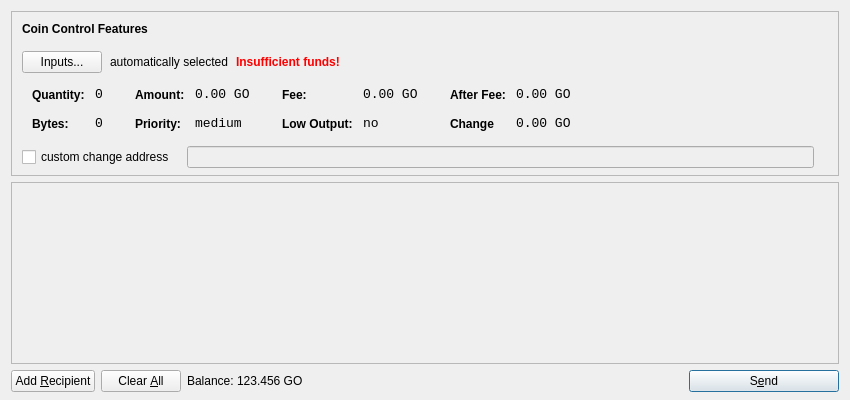
<?xml version="1.0" encoding="UTF-8"?>
<ui version="4.0">
 <class>SendCoinsDialog</class>
 <widget class="QDialog" name="SendCoinsDialog">
  <property name="geometry">
   <rect>
    <x>0</x>
    <y>0</y>
    <width>850</width>
    <height>400</height>
   </rect>
  </property>
  <property name="windowTitle">
   <string>Send Coins</string>
  </property>
  <layout class="QVBoxLayout" name="verticalLayout" stretch="0,1,0">
   <property name="bottomMargin">
    <number>8</number>
   </property>
   <item>
    <widget class="QFrame" name="frameCoinControl">
     <property name="sizePolicy">
      <sizepolicy hsizetype="Expanding" vsizetype="Expanding">
       <horstretch>0</horstretch>
       <verstretch>0</verstretch>
      </sizepolicy>
     </property>
     <property name="maximumSize">
      <size>
       <width>16777215</width>
       <height>16777215</height>
      </size>
     </property>
     <property name="frameShape">
      <enum>QFrame::StyledPanel</enum>
     </property>
     <property name="frameShadow">
      <enum>QFrame::Sunken</enum>
     </property>
     <layout class="QVBoxLayout" name="verticalLayoutCoinControl2">
      <property name="spacing">
       <number>-1</number>
      </property>
      <property name="leftMargin">
       <number>0</number>
      </property>
      <property name="topMargin">
       <number>0</number>
      </property>
      <property name="rightMargin">
       <number>0</number>
      </property>
      <property name="bottomMargin">
       <number>6</number>
      </property>
      <item>
       <layout class="QVBoxLayout" name="verticalLayoutCoinControl" stretch="0,0,0,0,1">
        <property name="spacing">
         <number>0</number>
        </property>
        <property name="leftMargin">
         <number>10</number>
        </property>
        <property name="topMargin">
         <number>10</number>
        </property>
        <item>
         <layout class="QHBoxLayout" name="horizontalLayoutCoinControl1">
          <property name="bottomMargin">
           <number>15</number>
          </property>
          <item>
           <widget class="QLabel" name="labelCoinControlFeatures">
            <property name="sizePolicy">
             <sizepolicy hsizetype="Preferred" vsizetype="Maximum">
              <horstretch>0</horstretch>
              <verstretch>0</verstretch>
             </sizepolicy>
            </property>
            <property name="font">
             <font>
              <weight>75</weight>
              <bold>true</bold>
             </font>
            </property>
            <property name="styleSheet">
             <string notr="true">font-weight:bold;</string>
            </property>
            <property name="text">
             <string>Coin Control Features</string>
            </property>
           </widget>
          </item>
         </layout>
        </item>
        <item>
         <layout class="QHBoxLayout" name="horizontalLayoutCoinControl2" stretch="0,0,0,0">
          <property name="spacing">
           <number>8</number>
          </property>
          <property name="bottomMargin">
           <number>10</number>
          </property>
          <item>
           <widget class="QPushButton" name="pushButtonCoinControl">
            <property name="styleSheet">
             <string notr="true"/>
            </property>
            <property name="text">
             <string>Inputs...</string>
            </property>
           </widget>
          </item>
          <item>
           <widget class="QLabel" name="labelCoinControlAutomaticallySelected">
            <property name="text">
             <string>automatically selected</string>
            </property>
            <property name="margin">
             <number>5</number>
            </property>
           </widget>
          </item>
          <item>
           <widget class="QLabel" name="labelCoinControlInsuffFunds">
            <property name="font">
             <font>
              <weight>75</weight>
              <bold>true</bold>
             </font>
            </property>
            <property name="styleSheet">
             <string notr="true">color:red;font-weight:bold;</string>
            </property>
            <property name="text">
             <string>Insufficient funds!</string>
            </property>
            <property name="margin">
             <number>5</number>
            </property>
           </widget>
          </item>
          <item>
           <spacer name="horizontalSpacerCoinControl">
            <property name="orientation">
             <enum>Qt::Horizontal</enum>
            </property>
            <property name="sizeHint" stdset="0">
             <size>
              <width>40</width>
              <height>1</height>
             </size>
            </property>
           </spacer>
          </item>
         </layout>
        </item>
        <item>
         <widget class="QWidget" name="widgetCoinControl" native="true">
          <property name="sizePolicy">
           <sizepolicy hsizetype="Preferred" vsizetype="Preferred">
            <horstretch>0</horstretch>
            <verstretch>0</verstretch>
           </sizepolicy>
          </property>
          <property name="minimumSize">
           <size>
            <width>0</width>
            <height>0</height>
           </size>
          </property>
          <property name="styleSheet">
           <string notr="true"/>
          </property>
          <layout class="QHBoxLayout" name="horizontalLayoutCoinControl5">
           <property name="margin">
            <number>0</number>
           </property>
           <item>
            <layout class="QHBoxLayout" name="horizontalLayoutCoinControl3" stretch="0,0,0,1">
             <property name="spacing">
              <number>20</number>
             </property>
             <property name="topMargin">
              <number>0</number>
             </property>
             <property name="bottomMargin">
              <number>10</number>
             </property>
             <item>
              <layout class="QFormLayout" name="formLayoutCoinControl1">
               <property name="horizontalSpacing">
                <number>10</number>
               </property>
               <property name="verticalSpacing">
                <number>14</number>
               </property>
               <property name="leftMargin">
                <number>10</number>
               </property>
               <property name="topMargin">
                <number>4</number>
               </property>
               <property name="rightMargin">
                <number>6</number>
               </property>
               <item row="0" column="0">
                <widget class="QLabel" name="labelCoinControlQuantityText">
                 <property name="styleSheet">
                  <string notr="true">font-weight:bold;</string>
                 </property>
                 <property name="text">
                  <string>Quantity:</string>
                 </property>
                 <property name="margin">
                  <number>0</number>
                 </property>
                </widget>
               </item>
               <item row="0" column="1">
                <widget class="QLabel" name="labelCoinControlQuantity">
                 <property name="font">
                  <font>
                   <family>Monospace</family>
                   <pointsize>10</pointsize>
                  </font>
                 </property>
                 <property name="cursor">
                  <cursorShape>IBeamCursor</cursorShape>
                 </property>
                 <property name="contextMenuPolicy">
                  <enum>Qt::ActionsContextMenu</enum>
                 </property>
                 <property name="text">
                  <string>0</string>
                 </property>
                 <property name="margin">
                  <number>0</number>
                 </property>
                 <property name="textInteractionFlags">
                  <set>Qt::LinksAccessibleByMouse|Qt::TextSelectableByKeyboard|Qt::TextSelectableByMouse</set>
                 </property>
                </widget>
               </item>
               <item row="1" column="0">
                <widget class="QLabel" name="labelCoinControlBytesText">
                 <property name="styleSheet">
                  <string notr="true">font-weight:bold;</string>
                 </property>
                 <property name="text">
                  <string>Bytes:</string>
                 </property>
                </widget>
               </item>
               <item row="1" column="1">
                <widget class="QLabel" name="labelCoinControlBytes">
                 <property name="font">
                  <font>
                   <family>Monospace</family>
                   <pointsize>10</pointsize>
                  </font>
                 </property>
                 <property name="cursor">
                  <cursorShape>IBeamCursor</cursorShape>
                 </property>
                 <property name="contextMenuPolicy">
                  <enum>Qt::ActionsContextMenu</enum>
                 </property>
                 <property name="text">
                  <string>0</string>
                 </property>
                 <property name="textInteractionFlags">
                  <set>Qt::LinksAccessibleByMouse|Qt::TextSelectableByKeyboard|Qt::TextSelectableByMouse</set>
                 </property>
                </widget>
               </item>
              </layout>
             </item>
             <item>
              <layout class="QFormLayout" name="formLayoutCoinControl2">
               <property name="horizontalSpacing">
                <number>10</number>
               </property>
               <property name="verticalSpacing">
                <number>14</number>
               </property>
               <property name="leftMargin">
                <number>6</number>
               </property>
               <property name="topMargin">
                <number>4</number>
               </property>
               <property name="rightMargin">
                <number>6</number>
               </property>
               <item row="0" column="0">
                <widget class="QLabel" name="labelCoinControlAmountText">
                 <property name="styleSheet">
                  <string notr="true">font-weight:bold;</string>
                 </property>
                 <property name="text">
                  <string>Amount:</string>
                 </property>
                 <property name="margin">
                  <number>0</number>
                 </property>
                </widget>
               </item>
               <item row="0" column="1">
                <widget class="QLabel" name="labelCoinControlAmount">
                 <property name="font">
                  <font>
                   <family>Monospace</family>
                   <pointsize>10</pointsize>
                  </font>
                 </property>
                 <property name="cursor">
                  <cursorShape>IBeamCursor</cursorShape>
                 </property>
                 <property name="contextMenuPolicy">
                  <enum>Qt::ActionsContextMenu</enum>
                 </property>
                 <property name="text">
                  <string>0.00 GO</string>
                 </property>
                 <property name="textInteractionFlags">
                  <set>Qt::LinksAccessibleByMouse|Qt::TextSelectableByKeyboard|Qt::TextSelectableByMouse</set>
                 </property>
                </widget>
               </item>
               <item row="1" column="0">
                <widget class="QLabel" name="labelCoinControlPriorityText">
                 <property name="styleSheet">
                  <string notr="true">font-weight:bold;</string>
                 </property>
                 <property name="text">
                  <string>Priority:</string>
                 </property>
                </widget>
               </item>
               <item row="1" column="1">
                <widget class="QLabel" name="labelCoinControlPriority">
                 <property name="font">
                  <font>
                   <family>Monospace</family>
                   <pointsize>10</pointsize>
                  </font>
                 </property>
                 <property name="cursor">
                  <cursorShape>IBeamCursor</cursorShape>
                 </property>
                 <property name="contextMenuPolicy">
                  <enum>Qt::ActionsContextMenu</enum>
                 </property>
                 <property name="text">
                  <string>medium</string>
                 </property>
                 <property name="textInteractionFlags">
                  <set>Qt::LinksAccessibleByMouse|Qt::TextSelectableByKeyboard|Qt::TextSelectableByMouse</set>
                 </property>
                </widget>
               </item>
              </layout>
             </item>
             <item>
              <layout class="QFormLayout" name="formLayoutCoinControl3">
               <property name="horizontalSpacing">
                <number>10</number>
               </property>
               <property name="verticalSpacing">
                <number>14</number>
               </property>
               <property name="leftMargin">
                <number>6</number>
               </property>
               <property name="topMargin">
                <number>4</number>
               </property>
               <property name="rightMargin">
                <number>6</number>
               </property>
               <item row="0" column="0">
                <widget class="QLabel" name="labelCoinControlFeeText">
                 <property name="styleSheet">
                  <string notr="true">font-weight:bold;</string>
                 </property>
                 <property name="text">
                  <string>Fee:</string>
                 </property>
                 <property name="margin">
                  <number>0</number>
                 </property>
                </widget>
               </item>
               <item row="0" column="1">
                <widget class="QLabel" name="labelCoinControlFee">
                 <property name="font">
                  <font>
                   <family>Monospace</family>
                   <pointsize>10</pointsize>
                  </font>
                 </property>
                 <property name="cursor">
                  <cursorShape>IBeamCursor</cursorShape>
                 </property>
                 <property name="contextMenuPolicy">
                  <enum>Qt::ActionsContextMenu</enum>
                 </property>
                 <property name="text">
                  <string>0.00 GO</string>
                 </property>
                 <property name="textInteractionFlags">
                  <set>Qt::LinksAccessibleByMouse|Qt::TextSelectableByKeyboard|Qt::TextSelectableByMouse</set>
                 </property>
                </widget>
               </item>
               <item row="1" column="0">
                <widget class="QLabel" name="labelCoinControlLowOutputText">
                 <property name="styleSheet">
                  <string notr="true">font-weight:bold;</string>
                 </property>
                 <property name="text">
                  <string>Low Output:</string>
                 </property>
                </widget>
               </item>
               <item row="1" column="1">
                <widget class="QLabel" name="labelCoinControlLowOutput">
                 <property name="font">
                  <font>
                   <family>Monospace</family>
                   <pointsize>10</pointsize>
                  </font>
                 </property>
                 <property name="cursor">
                  <cursorShape>IBeamCursor</cursorShape>
                 </property>
                 <property name="contextMenuPolicy">
                  <enum>Qt::ActionsContextMenu</enum>
                 </property>
                 <property name="text">
                  <string>no</string>
                 </property>
                 <property name="textInteractionFlags">
                  <set>Qt::LinksAccessibleByMouse|Qt::TextSelectableByKeyboard|Qt::TextSelectableByMouse</set>
                 </property>
                </widget>
               </item>
              </layout>
             </item>
             <item>
              <layout class="QFormLayout" name="formLayoutCoinControl4">
               <property name="horizontalSpacing">
                <number>10</number>
               </property>
               <property name="verticalSpacing">
                <number>14</number>
               </property>
               <property name="leftMargin">
                <number>6</number>
               </property>
               <property name="topMargin">
                <number>4</number>
               </property>
               <property name="rightMargin">
                <number>6</number>
               </property>
               <item row="0" column="0">
                <widget class="QLabel" name="labelCoinControlAfterFeeText">
                 <property name="styleSheet">
                  <string notr="true">font-weight:bold;</string>
                 </property>
                 <property name="text">
                  <string>After Fee:</string>
                 </property>
                 <property name="margin">
                  <number>0</number>
                 </property>
                </widget>
               </item>
               <item row="0" column="1">
                <widget class="QLabel" name="labelCoinControlAfterFee">
                 <property name="font">
                  <font>
                   <family>Monospace</family>
                   <pointsize>10</pointsize>
                  </font>
                 </property>
                 <property name="cursor">
                  <cursorShape>IBeamCursor</cursorShape>
                 </property>
                 <property name="contextMenuPolicy">
                  <enum>Qt::ActionsContextMenu</enum>
                 </property>
                 <property name="text">
                  <string>0.00 GO</string>
                 </property>
                 <property name="textInteractionFlags">
                  <set>Qt::LinksAccessibleByMouse|Qt::TextSelectableByKeyboard|Qt::TextSelectableByMouse</set>
                 </property>
                </widget>
               </item>
               <item row="1" column="0">
                <widget class="QLabel" name="labelCoinControlChangeText">
                 <property name="styleSheet">
                  <string notr="true">font-weight:bold;</string>
                 </property>
                 <property name="text">
                  <string>Change</string>
                 </property>
                </widget>
               </item>
               <item row="1" column="1">
                <widget class="QLabel" name="labelCoinControlChange">
                 <property name="font">
                  <font>
                   <family>Monospace</family>
                   <pointsize>10</pointsize>
                  </font>
                 </property>
                 <property name="cursor">
                  <cursorShape>IBeamCursor</cursorShape>
                 </property>
                 <property name="contextMenuPolicy">
                  <enum>Qt::ActionsContextMenu</enum>
                 </property>
                 <property name="text">
                  <string>0.00 GO</string>
                 </property>
                 <property name="textInteractionFlags">
                  <set>Qt::LinksAccessibleByMouse|Qt::TextSelectableByKeyboard|Qt::TextSelectableByMouse</set>
                 </property>
                </widget>
               </item>
              </layout>
             </item>
            </layout>
           </item>
          </layout>
         </widget>
        </item>
        <item>
         <layout class="QHBoxLayout" name="horizontalLayoutCoinControl4" stretch="0,0,0">
          <property name="spacing">
           <number>12</number>
          </property>
          <property name="sizeConstraint">
           <enum>QLayout::SetDefaultConstraint</enum>
          </property>
          <property name="topMargin">
           <number>5</number>
          </property>
          <property name="rightMargin">
           <number>5</number>
          </property>
          <item>
           <widget class="QCheckBox" name="checkBoxCoinControlChange">
            <property name="text">
             <string>custom change address</string>
            </property>
           </widget>
          </item>
          <item>
           <widget class="QLineEdit" name="lineEditCoinControlChange">
            <property name="enabled">
             <bool>false</bool>
            </property>
            <property name="sizePolicy">
             <sizepolicy hsizetype="Expanding" vsizetype="Fixed">
              <horstretch>0</horstretch>
              <verstretch>0</verstretch>
             </sizepolicy>
            </property>
           </widget>
          </item>
          <item>
           <widget class="QLabel" name="labelCoinControlChangeLabel">
            <property name="sizePolicy">
             <sizepolicy hsizetype="Preferred" vsizetype="Expanding">
              <horstretch>0</horstretch>
              <verstretch>0</verstretch>
             </sizepolicy>
            </property>
            <property name="minimumSize">
             <size>
              <width>0</width>
              <height>0</height>
             </size>
            </property>
            <property name="text">
             <string/>
            </property>
            <property name="margin">
             <number>3</number>
            </property>
           </widget>
          </item>
         </layout>
        </item>
        <item>
         <spacer name="verticalSpacerCoinControl">
          <property name="orientation">
           <enum>Qt::Vertical</enum>
          </property>
          <property name="sizeHint" stdset="0">
           <size>
            <width>800</width>
            <height>1</height>
           </size>
          </property>
         </spacer>
        </item>
       </layout>
      </item>
     </layout>
    </widget>
   </item>
   <item>
    <widget class="QScrollArea" name="scrollArea">
     <property name="widgetResizable">
      <bool>true</bool>
     </property>
     <widget class="QWidget" name="scrollAreaWidgetContents">
      <property name="geometry">
       <rect>
        <x>0</x>
        <y>0</y>
        <width>830</width>
        <height>165</height>
       </rect>
      </property>
      <layout class="QVBoxLayout" name="verticalLayout_2">
       <property name="margin">
        <number>0</number>
       </property>
       <item>
        <layout class="QVBoxLayout" name="entries">
         <property name="spacing">
          <number>6</number>
         </property>
        </layout>
       </item>
       <item>
        <spacer name="verticalSpacer">
         <property name="orientation">
          <enum>Qt::Vertical</enum>
         </property>
         <property name="sizeHint" stdset="0">
          <size>
           <width>20</width>
           <height>40</height>
          </size>
         </property>
        </spacer>
       </item>
      </layout>
     </widget>
    </widget>
   </item>
   <item>
    <layout class="QHBoxLayout" name="horizontalLayout">
     <item>
      <widget class="QPushButton" name="addButton">
       <property name="toolTip">
        <string>Send to multiple recipients at once</string>
       </property>
       <property name="text">
        <string>Add &amp;Recipient</string>
       </property>
       <property name="icon">
        <iconset resource="../bitcoin.qrc">
         <normaloff>:/icons/add</normaloff>:/icons/add</iconset>
       </property>
       <property name="autoDefault">
        <bool>false</bool>
       </property>
      </widget>
     </item>
     <item>
      <widget class="QPushButton" name="clearButton">
       <property name="sizePolicy">
        <sizepolicy hsizetype="Minimum" vsizetype="Fixed">
         <horstretch>0</horstretch>
         <verstretch>0</verstretch>
        </sizepolicy>
       </property>
       <property name="toolTip">
        <string>Remove all transaction fields</string>
       </property>
       <property name="text">
        <string>Clear &amp;All</string>
       </property>
       <property name="icon">
        <iconset resource="../bitcoin.qrc">
         <normaloff>:/icons/remove</normaloff>:/icons/remove</iconset>
       </property>
       <property name="autoRepeatDelay">
        <number>300</number>
       </property>
       <property name="autoDefault">
        <bool>false</bool>
       </property>
      </widget>
     </item>
     <item>
      <layout class="QHBoxLayout" name="horizontalLayout_2">
       <property name="spacing">
        <number>3</number>
       </property>
       <item>
        <widget class="QLabel" name="label">
         <property name="sizePolicy">
          <sizepolicy hsizetype="Preferred" vsizetype="Fixed">
           <horstretch>0</horstretch>
           <verstretch>0</verstretch>
          </sizepolicy>
         </property>
         <property name="text">
          <string>Balance:</string>
         </property>
        </widget>
       </item>
       <item>
        <widget class="QLabel" name="labelBalance">
         <property name="sizePolicy">
          <sizepolicy hsizetype="Preferred" vsizetype="Fixed">
           <horstretch>0</horstretch>
           <verstretch>0</verstretch>
          </sizepolicy>
         </property>
         <property name="cursor">
          <cursorShape>IBeamCursor</cursorShape>
         </property>
         <property name="text">
          <string>123.456 GO</string>
         </property>
         <property name="textInteractionFlags">
          <set>Qt::LinksAccessibleByMouse|Qt::TextSelectableByKeyboard|Qt::TextSelectableByMouse</set>
         </property>
        </widget>
       </item>
      </layout>
     </item>
     <item>
      <spacer name="horizontalSpacer">
       <property name="orientation">
        <enum>Qt::Horizontal</enum>
       </property>
       <property name="sizeHint" stdset="0">
        <size>
         <width>40</width>
         <height>20</height>
        </size>
       </property>
      </spacer>
     </item>
     <item>
      <widget class="QPushButton" name="sendButton">
       <property name="minimumSize">
        <size>
         <width>150</width>
         <height>0</height>
        </size>
       </property>
       <property name="toolTip">
        <string>Confirm the send action</string>
       </property>
       <property name="text">
        <string>S&amp;end</string>
       </property>
       <property name="icon">
        <iconset resource="../bitcoin.qrc">
         <normaloff>:/icons/send</normaloff>:/icons/send</iconset>
       </property>
       <property name="default">
        <bool>true</bool>
       </property>
      </widget>
     </item>
    </layout>
   </item>
  </layout>
 </widget>
 <resources>
  <include location="../bitcoin.qrc"/>
 </resources>
 <connections/>
</ui>
